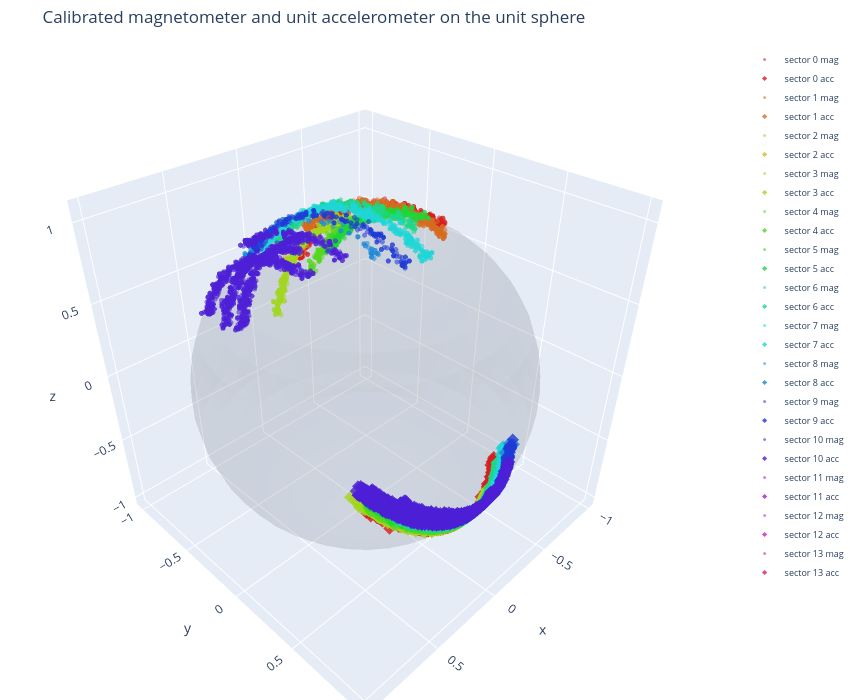

The code cell stored with this chart in its notebook:
### Code cell
from sector_calibrator import plot_unit_sphere

figure = plot_unit_sphere(W_optimized, sectors)
figure.show()

### Figure 1 — Plotly figure (JSON) as saved in the notebook; plotly's stock layout.template omitted (floating-point values rounded to 4 significant figures; data arrays with more than 128 entries replaced by an {"elided": "..."} marker saying what was removed)
{"data": [{"colorscale": [[0, "#9ca3af"], [1, "#9ca3af"]], "hoverinfo": "skip", "name": "unit sphere", "opacity": 0.16, "showscale": false, "surfacecolor": {"elided": "40x20 float values"}, "type": "surface", "x": {"elided": "40x20 float values"}, "y": {"elided": "40x20 float values"}, "z": {"elided": "40x20 float values"}}, {"marker": {"color": "hsl(0, 75%, 48%)", "opacity": 0.55, "size": 3}, "mode": "markers", "name": "sector 0 mag", "type": "scatter3d", "x": {"elided": "500 float values"}, "y": {"elided": "500 float values"}, "z": {"elided": "500 float values"}}, {"marker": {"color": "hsl(0, 75%, 48%)", "opacity": 0.8, "size": 4, "symbol": "diamond"}, "mode": "markers", "name": "sector 0 acc", "type": "scatter3d", "x": {"elided": "500 float values"}, "y": {"elided": "500 float values"}, "z": {"elided": "500 float values"}}, {"marker": {"color": "hsl(25, 75%, 48%)", "opacity": 0.55, "size": 3}, "mode": "markers", "name": "sector 1 mag", "type": "scatter3d", "x": {"elided": "500 float values"}, "y": {"elided": "500 float values"}, "z": {"elided": "500 float values"}}, {"marker": {"color": "hsl(25, 75%, 48%)", "opacity": 0.8, "size": 4, "symbol": "diamond"}, "mode": "markers", "name": "sector 1 acc", "type": "scatter3d", "x": {"elided": "500 float values"}, "y": {"elided": "500 float values"}, "z": {"elided": "500 float values"}}, {"marker": {"color": "hsl(51, 75%, 48%)", "opacity": 0.55, "size": 3}, "mode": "markers", "name": "sector 2 mag", "type": "scatter3d", "x": [-0.1247, -0.1148, -0.1148, -0.1442, -0.1701, -0.1701, -0.1343, -0.1246, -0.1736, -0.1736, -0.1736, -0.1637, -0.1406, -0.1439, -0.1439, -0.1764, -0.147, -0.1404, -0.1404, -0.1404, -0.1434, -0.1858, -0.1594, -0.1432, -0.1592, -0.1592, -0.1426, -0.1423, -0.1423, -0.1423, -0.1291, -0.1452, -0.1452, -0.1322, -0.145, -0.145, -0.1253, -0.1379, -0.1379, -0.1379, -0.1537, -0.1537, -0.1537, -0.1405, -0.1501, -0.1693, -0.1693, -0.1364, -0.1529, -0.1267, -0.1267, -0.1267, -0.149, -0.149, -0.149, -0.1198, -0.1392, -0.1392, -0.1586, -0.1392, -0.1392, -0.1422, -0.1719, -0.1719, -0.1719, -0.1198, -0.1493, -0.1359, -0.1359, -0.1495, -0.1301, -0.1301, -0.1531, -0.1531, -0.1273, -0.1273, -0.1705, -0.1575, -0.1415, -0.1514, -0.1514, -0.1679, -0.1552, -0.1552, -0.1552, -0.1582, -0.1582, -0.1582, -0.1948, -0.1425, -0.1786, -0.1786, -0.1787, -0.1426, -0.1558, -0.1558, -0.1558, -0.1694, -0.1694, -0.1694, -0.1694, -0.1564, -0.1564, -0.2089, -0.1795, -0.1795, -0.1764, -0.1697, -0.1571, -0.1766, -0.1281, -0.1538, -0.1538, -0.1637, -0.1931, -0.1802, -0.1802, -0.1802, -0.1568, -0.1568, -0.1802], "y": [-0.8364, -0.8188, -0.8188, -0.8246, -0.8053, -0.8053, -0.8092, -0.8265, -0.8218, -0.8218, -0.8218, -0.8179, -0.7886, -0.7947, -0.7947, -0.7808, -0.7751, -0.7721, -0.7721, -0.7757, -0.7504, -0.7386, -0.7123, -0.7259, -0.6984, -0.6984, -0.6685, -0.6422, -0.6422, -0.6422, -0.6261, -0.6017, -0.6017, -0.6055, -0.5841, -0.5841, -0.5704, -0.5304, -0.5304, -0.5304, -0.4785, -0.4785, -0.4785, -0.4629, -0.4472, -0.4112, -0.4112, -0.3815, -0.4032, -0.3895, -0.3895, -0.3895, -0.3433, -0.3433, -0.3433, -0.3552, -0.3363, -0.3363, -0.3202, -0.3416, -0.3416, -0.3154, -0.3467, -0.3467, -0.3467, -0.361, -0.3719, -0.3359, -0.3359, -0.3858, -0.408, -0.408, -0.4171, -0.4171, -0.4532, -0.4532, -0.5228, -0.5261, -0.5587, -0.5715, -0.5715, -0.5873, -0.6211, -0.6211, -0.6211, -0.602, -0.602, -0.602, -0.6584, -0.6585, -0.6788, -0.6788, -0.6829, -0.6703, -0.6781, -0.6781, -0.6781, -0.7328, -0.7328, -0.7328, -0.7288, -0.7378, -0.7378, -0.7573, -0.7583, -0.7583, -0.7779, -0.7655, -0.8108, -0.7965, -0.8432, -0.8024, -0.8024, -0.8119, -0.8181, -0.8271, -0.8271, -0.8271, -0.7787, -0.7787, -0.8336], "z": [0.449, 0.4363, 0.4363, 0.4343, 0.4285, 0.4285, 0.4334, 0.4367, 0.4247, 0.4247, 0.4247, 0.4198, 0.4535, 0.4397, 0.4397, 0.4742, 0.4763, 0.4879, 0.4879, 0.5046, 0.5126, 0.5284, 0.5505, 0.5583, 0.585, 0.585, 0.5905, 0.6126, 0.6126, 0.6126, 0.6659, 0.6598, 0.6598, 0.6859, 0.6989, 0.6989, 0.7122, 0.7265, 0.7265, 0.7265, 0.7472, 0.7472, 0.7472, 0.7888, 0.7997, 0.8189, 0.8189, 0.8338, 0.8302, 0.8224, 0.8224, 0.8224, 0.8411, 0.8411, 0.8411, 0.8559, 0.8689, 0.8689, 0.861, 0.848, 0.848, 0.849, 0.8483, 0.8483, 0.8483, 0.8326, 0.8309, 0.8501, 0.8501, 0.8269, 0.8211, 0.8211, 0.7957, 0.7957, 0.7859, 0.7859, 0.7261, 0.7334, 0.7069, 0.7076, 0.7076, 0.6967, 0.6656, 0.6656, 0.6656, 0.6692, 0.6692, 0.6692, 0.6205, 0.63, 0.6216, 0.6216, 0.6054, 0.6141, 0.5934, 0.5934, 0.5934, 0.5516, 0.5516, 0.5516, 0.5467, 0.5213, 0.5213, 0.5058, 0.5224, 0.5224, 0.4858, 0.4734, 0.4476, 0.4327, 0.4117, 0.4401, 0.4401, 0.4124, 0.4292, 0.4038, 0.4038, 0.4038, 0.4106, 0.4106, 0.4088]}, {"marker": {"color": "hsl(51, 75%, 48%)", "opacity": 0.8, "size": 4, "symbol": "diamond"}, "mode": "markers", "name": "sector 2 acc", "type": "scatter3d", "x": [0.0683, 0.07717, 0.07567, 0.08243, 0.06416, 0.07345, 0.08398, 0.07916, 0.08793, 0.07406, 0.04947, 0.07109, 0.06833, 0.08497, 0.07855, 0.06574, 0.07516, 0.06947, 0.07467, 0.0904, 0.06747, 0.09177, 0.07787, 0.05946, 0.07037, 0.06769, 0.04068, 0.09017, 0.08978, 0.06871, 0.07633, 0.06245, 0.07366, 0.07707, 0.05909, 0.07724, 0.06641, 0.07013, 0.07021, 0.07034, 0.07465, 0.06493, 0.06076, 0.06454, 0.06134, 0.06806, 0.06787, 0.0755, 0.06754, 0.07329, 0.08016, 0.06613, 0.06525, 0.06497, 0.07898, 0.0718, 0.06549, 0.06179, 0.07223, 0.07572, 0.06765, 0.06302, 0.07861, 0.07802, 0.05644, 0.06449, 0.06739, 0.06493, 0.05722, 0.07267, 0.07864, 0.07112, 0.07071, 0.075, 0.05858, 0.07513, 0.06706, 0.0739, 0.08609, 0.08115, 0.06771, 0.07316, 0.06506, 0.06788, 0.07267, 0.05884, 0.06584, 0.06197, 0.06207, 0.06651, 0.06676, 0.07573, 0.08708, 0.08449, 0.08579, 0.0748, 0.0899, 0.07783, 0.0515, 0.09377, 0.08692, 0.06494, 0.05195, 0.05384, 0.09038, 0.07537, 0.06466, 0.06765, 0.05828, 0.07306, 0.07566, 0.0615, 0.06959, 0.07416, 0.07637, 0.07545, 0.07776, 0.07387, 0.0808, 0.06884, 0.06492], "y": [0.6799, 0.6866, 0.6871, 0.6801, 0.6742, 0.6801, 0.6822, 0.6746, 0.6782, 0.6798, 0.686, 0.6741, 0.6797, 0.6752, 0.6625, 0.6565, 0.6415, 0.6379, 0.6321, 0.6299, 0.6028, 0.5824, 0.5493, 0.5156, 0.4975, 0.4684, 0.432, 0.4171, 0.4251, 0.4101, 0.3974, 0.3992, 0.377, 0.3671, 0.35, 0.3202, 0.3015, 0.2974, 0.2617, 0.2429, 0.2146, 0.199, 0.172, 0.1549, 0.1421, 0.1278, 0.1193, 0.1072, 0.08582, 0.05878, 0.0523, 0.01949, 0.009321, 0.00662, -0.005396, -0.006106, -0.009531, -0.04257, -0.009121, 0.01844, 0.01353, 0.000977, 0.003894, -0.002716, 0.008664, 0.0206, 0.02764, 0.04165, 0.06623, 0.07877, 0.1083, 0.1173, 0.1426, 0.1632, 0.1828, 0.2623, 0.2893, 0.3265, 0.3466, 0.3664, 0.3641, 0.3694, 0.3875, 0.3974, 0.4134, 0.4172, 0.423, 0.4257, 0.4468, 0.4397, 0.4463, 0.4578, 0.462, 0.4744, 0.4913, 0.5038, 0.5165, 0.5197, 0.5646, 0.5779, 0.5899, 0.5823, 0.6075, 0.6187, 0.6314, 0.6312, 0.6381, 0.6474, 0.7012, 0.6924, 0.6916, 0.685, 0.6829, 0.6803, 0.6838, 0.686, 0.6879, 0.6862, 0.6842, 0.6879, 0.6901], "z": [-0.7301, -0.723, -0.7226, -0.7284, -0.7358, -0.7294, -0.7263, -0.7339, -0.7296, -0.7296, -0.7259, -0.7352, -0.7303, -0.7328, -0.7449, -0.7515, -0.7635, -0.767, -0.7713, -0.7714, -0.7951, -0.8077, -0.832, -0.8548, -0.8646, -0.8809, -0.901, -0.9044, -0.9007, -0.9094, -0.9144, -0.9148, -0.9233, -0.927, -0.9349, -0.9442, -0.9512, -0.9522, -0.9626, -0.9675, -0.9739, -0.9779, -0.9832, -0.9858, -0.9879, -0.9895, -0.9905, -0.9914, -0.994, -0.9956, -0.9954, -0.9976, -0.9978, -0.9979, -0.9969, -0.9974, -0.9978, -0.9972, -0.9973, -0.997, -0.9976, -0.998, -0.9969, -0.9969, -0.9984, -0.9977, -0.9973, -0.997, -0.9962, -0.9942, -0.991, -0.9905, -0.9872, -0.9837, -0.9814, -0.962, -0.9549, -0.9423, -0.9341, -0.9269, -0.9289, -0.9264, -0.9196, -0.9151, -0.9076, -0.9069, -0.9037, -0.9028, -0.8925, -0.8957, -0.8924, -0.8858, -0.8826, -0.8762, -0.8668, -0.8606, -0.8515, -0.8508, -0.8238, -0.8107, -0.8028, -0.8104, -0.7926, -0.7838, -0.7702, -0.772, -0.7672, -0.7591, -0.7105, -0.7178, -0.7183, -0.726, -0.7272, -0.7292, -0.7257, -0.7236, -0.7216, -0.7237, -0.7248, -0.7225, -0.7208]}, {"marker": {"color": "hsl(77, 75%, 48%)", "opacity": 0.55, "size": 3}, "mode": "markers", "name": "sector 3 mag", "type": "scatter3d", "x": {"elided": "500 float values"}, "y": {"elided": "500 float values"}, "z": {"elided": "500 float values"}}, {"marker": {"color": "hsl(77, 75%, 48%)", "opacity": 0.8, "size": 4, "symbol": "diamond"}, "mode": "markers", "name": "sector 3 acc", "type": "scatter3d", "x": {"elided": "500 float values"}, "y": {"elided": "500 float values"}, "z": {"elided": "500 float values"}}, {"marker": {"color": "hsl(102, 75%, 48%)", "opacity": 0.55, "size": 3}, "mode": "markers", "name": "sector 4 mag", "type": "scatter3d", "x": {"elided": "500 float values"}, "y": {"elided": "500 float values"}, "z": {"elided": "500 float values"}}, {"marker": {"color": "hsl(102, 75%, 48%)", "opacity": 0.8, "size": 4, "symbol": "diamond"}, "mode": "markers", "name": "sector 4 acc", "type": "scatter3d", "x": {"elided": "500 float values"}, "y": {"elided": "500 float values"}, "z": {"elided": "500 float values"}}, {"marker": {"color": "hsl(128, 75%, 48%)", "opacity": 0.55, "size": 3}, "mode": "markers", "name": "sector 5 mag", "type": "scatter3d", "x": {"elided": "500 float values"}, "y": {"elided": "500 float values"}, "z": {"elided": "500 float values"}}, {"marker": {"color": "hsl(128, 75%, 48%)", "opacity": 0.8, "size": 4, "symbol": "diamond"}, "mode": "markers", "name": "sector 5 acc", "type": "scatter3d", "x": {"elided": "500 float values"}, "y": {"elided": "500 float values"}, "z": {"elided": "500 float values"}}, {"marker": {"color": "hsl(154, 75%, 48%)", "opacity": 0.55, "size": 3}, "mode": "markers", "name": "sector 6 mag", "type": "scatter3d", "x": {"elided": "500 float values"}, "y": {"elided": "500 float values"}, "z": {"elided": "500 float values"}}, {"marker": {"color": "hsl(154, 75%, 48%)", "opacity": 0.8, "size": 4, "symbol": "diamond"}, "mode": "markers", "name": "sector 6 acc", "type": "scatter3d", "x": {"elided": "500 float values"}, "y": {"elided": "500 float values"}, "z": {"elided": "500 float values"}}, {"marker": {"color": "hsl(180, 75%, 48%)", "opacity": 0.55, "size": 3}, "mode": "markers", "name": "sector 7 mag", "type": "scatter3d", "x": {"elided": "500 float values"}, "y": {"elided": "500 float values"}, "z": {"elided": "500 float values"}}, {"marker": {"color": "hsl(180, 75%, 48%)", "opacity": 0.8, "size": 4, "symbol": "diamond"}, "mode": "markers", "name": "sector 7 acc", "type": "scatter3d", "x": {"elided": "500 float values"}, "y": {"elided": "500 float values"}, "z": {"elided": "500 float values"}}, {"marker": {"color": "hsl(205, 75%, 48%)", "opacity": 0.55, "size": 3}, "mode": "markers", "name": "sector 8 mag", "type": "scatter3d", "x": {"elided": "131 float values"}, "y": {"elided": "131 float values"}, "z": {"elided": "131 float values"}}, {"marker": {"color": "hsl(205, 75%, 48%)", "opacity": 0.8, "size": 4, "symbol": "diamond"}, "mode": "markers", "name": "sector 8 acc", "type": "scatter3d", "x": {"elided": "131 float values"}, "y": {"elided": "131 float values"}, "z": {"elided": "131 float values"}}, {"marker": {"color": "hsl(231, 75%, 48%)", "opacity": 0.55, "size": 3}, "mode": "markers", "name": "sector 9 mag", "type": "scatter3d", "x": {"elided": "295 float values"}, "y": {"elided": "295 float values"}, "z": {"elided": "295 float values"}}, {"marker": {"color": "hsl(231, 75%, 48%)", "opacity": 0.8, "size": 4, "symbol": "diamond"}, "mode": "markers", "name": "sector 9 acc", "type": "scatter3d", "x": {"elided": "295 float values"}, "y": {"elided": "295 float values"}, "z": {"elided": "295 float values"}}, {"marker": {"color": "hsl(257, 75%, 48%)", "opacity": 0.55, "size": 3}, "mode": "markers", "name": "sector 10 mag", "type": "scatter3d", "x": {"elided": "224 float values"}, "y": {"elided": "224 float values"}, "z": {"elided": "224 float values"}}, {"marker": {"color": "hsl(257, 75%, 48%)", "opacity": 0.8, "size": 4, "symbol": "diamond"}, "mode": "markers", "name": "sector 10 acc", "type": "scatter3d", "x": {"elided": "224 float values"}, "y": {"elided": "224 float values"}, "z": {"elided": "224 float values"}}, {"marker": {"color": "hsl(282, 75%, 48%)", "opacity": 0.55, "size": 3}, "mode": "markers", "name": "sector 11 mag", "type": "scatter3d", "x": {"elided": "500 float values"}, "y": {"elided": "500 float values"}, "z": {"elided": "500 float values"}}, {"marker": {"color": "hsl(282, 75%, 48%)", "opacity": 0.8, "size": 4, "symbol": "diamond"}, "mode": "markers", "name": "sector 11 acc", "type": "scatter3d", "x": {"elided": "500 float values"}, "y": {"elided": "500 float values"}, "z": {"elided": "500 float values"}}, {"marker": {"color": "hsl(308, 75%, 48%)", "opacity": 0.55, "size": 3}, "mode": "markers", "name": "sector 12 mag", "type": "scatter3d", "x": {"elided": "500 float values"}, "y": {"elided": "500 float values"}, "z": {"elided": "500 float values"}}, {"marker": {"color": "hsl(308, 75%, 48%)", "opacity": 0.8, "size": 4, "symbol": "diamond"}, "mode": "markers", "name": "sector 12 acc", "type": "scatter3d", "x": {"elided": "500 float values"}, "y": {"elided": "500 float values"}, "z": {"elided": "500 float values"}}, {"marker": {"color": "hsl(334, 75%, 48%)", "opacity": 0.55, "size": 3}, "mode": "markers", "name": "sector 13 mag", "type": "scatter3d", "x": {"elided": "500 float values"}, "y": {"elided": "500 float values"}, "z": {"elided": "500 float values"}}, {"marker": {"color": "hsl(334, 75%, 48%)", "opacity": 0.8, "size": 4, "symbol": "diamond"}, "mode": "markers", "name": "sector 13 acc", "type": "scatter3d", "x": {"elided": "500 float values"}, "y": {"elided": "500 float values"}, "z": {"elided": "500 float values"}}], "layout": {"height": 700, "legend": {"font": {"size": 9}}, "margin": {"b": 0, "l": 0, "r": 0, "t": 45}, "scene": {"aspectmode": "cube", "xaxis": {"title": {"text": "x"}}, "yaxis": {"title": {"text": "y"}}, "zaxis": {"title": {"text": "z"}}}, "title": {"text": "Calibrated magnetometer and unit accelerometer on the unit sphere"}, "width": 850}}
